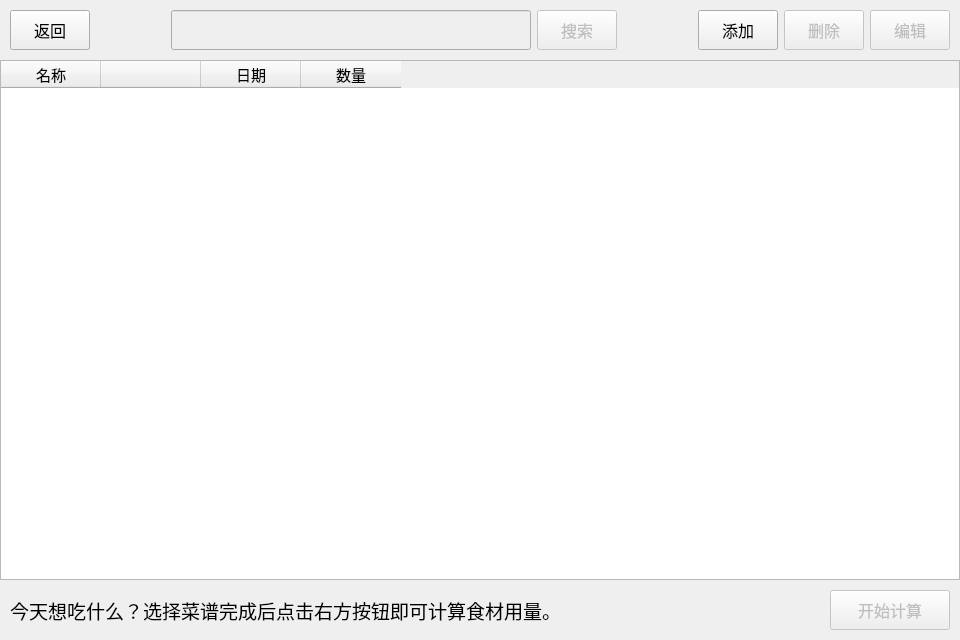
   <widget class="QWidget" name="PrepareMainPage">
    <property name="sizePolicy">
     <sizepolicy hsizetype="Fixed" vsizetype="Fixed">
      <horstretch>0</horstretch>
      <verstretch>0</verstretch>
     </sizepolicy>
    </property>
    <property name="minimumSize">
     <size>
      <width>960</width>
      <height>640</height>
     </size>
    </property>
    <property name="maximumSize">
     <size>
      <width>960</width>
      <height>640</height>
     </size>
    </property>
    <property name="baseSize">
     <size>
      <width>960</width>
      <height>640</height>
     </size>
    </property>
    <widget class="QWidget" name="header_PrepareMainPage">
     <property name="geometry">
      <rect>
       <x>10</x>
       <y>10</y>
       <width>940</width>
       <height>40</height>
      </rect>
     </property>
     <layout class="QHBoxLayout" name="headerLayout_PrepareMainPage">
      <item>
       <widget class="QPushButton" name="backButton_PrepareMainPage">
        <property name="sizePolicy">
         <sizepolicy hsizetype="Minimum" vsizetype="Expanding">
          <horstretch>0</horstretch>
          <verstretch>0</verstretch>
         </sizepolicy>
        </property>
        <property name="minimumSize">
         <size>
          <width>80</width>
          <height>30</height>
         </size>
        </property>
        <property name="font">
         <font>
          <pointsize>12</pointsize>
         </font>
        </property>
        <property name="text">
         <string>返回</string>
        </property>
       </widget>
      </item>
      <item>
       <spacer name="searchLeftSpacer_PrepareMainPage">
        <property name="orientation">
         <enum>Qt::Horizontal</enum>
        </property>
        <property name="sizeHint" stdset="0">
         <size>
          <width>10</width>
          <height>30</height>
         </size>
        </property>
       </spacer>
      </item>
      <item>
       <layout class="QHBoxLayout" name="searchLayout_PrepareMainPage">
        <item>
         <widget class="QLineEdit" name="searchBox_PrepareMainPage">
          <property name="enabled">
           <bool>false</bool>
          </property>
          <property name="sizePolicy">
           <sizepolicy hsizetype="Minimum" vsizetype="Expanding">
            <horstretch>0</horstretch>
            <verstretch>0</verstretch>
           </sizepolicy>
          </property>
          <property name="minimumSize">
           <size>
            <width>360</width>
            <height>30</height>
           </size>
          </property>
          <property name="font">
           <font>
            <pointsize>11</pointsize>
           </font>
          </property>
         </widget>
        </item>
        <item>
         <widget class="QPushButton" name="searchButton_PrepareMainPage">
          <property name="enabled">
           <bool>false</bool>
          </property>
          <property name="sizePolicy">
           <sizepolicy hsizetype="Minimum" vsizetype="Expanding">
            <horstretch>0</horstretch>
            <verstretch>0</verstretch>
           </sizepolicy>
          </property>
          <property name="minimumSize">
           <size>
            <width>10</width>
            <height>30</height>
           </size>
          </property>
          <property name="font">
           <font>
            <pointsize>12</pointsize>
           </font>
          </property>
          <property name="text">
           <string>搜索</string>
          </property>
         </widget>
        </item>
       </layout>
      </item>
      <item>
       <spacer name="searchRightSpacer_PrepareMainPage">
        <property name="orientation">
         <enum>Qt::Horizontal</enum>
        </property>
        <property name="sizeHint" stdset="0">
         <size>
          <width>10</width>
          <height>30</height>
         </size>
        </property>
       </spacer>
      </item>
      <item>
       <layout class="QHBoxLayout" name="operationLayout_PrepareMainPage">
        <item>
         <widget class="QPushButton" name="addButton_PrepareMainPage">
          <property name="enabled">
           <bool>true</bool>
          </property>
          <property name="sizePolicy">
           <sizepolicy hsizetype="Minimum" vsizetype="Expanding">
            <horstretch>0</horstretch>
            <verstretch>0</verstretch>
           </sizepolicy>
          </property>
          <property name="minimumSize">
           <size>
            <width>80</width>
            <height>30</height>
           </size>
          </property>
          <property name="font">
           <font>
            <pointsize>12</pointsize>
           </font>
          </property>
          <property name="text">
           <string>添加</string>
          </property>
         </widget>
        </item>
        <item>
         <widget class="QPushButton" name="deleteButton_PrepareMainPage">
          <property name="enabled">
           <bool>false</bool>
          </property>
          <property name="sizePolicy">
           <sizepolicy hsizetype="Minimum" vsizetype="Expanding">
            <horstretch>0</horstretch>
            <verstretch>0</verstretch>
           </sizepolicy>
          </property>
          <property name="minimumSize">
           <size>
            <width>80</width>
            <height>30</height>
           </size>
          </property>
          <property name="font">
           <font>
            <pointsize>12</pointsize>
           </font>
          </property>
          <property name="text">
           <string>删除</string>
          </property>
         </widget>
        </item>
        <item>
         <widget class="QPushButton" name="prepareDetailButton">
          <property name="enabled">
           <bool>false</bool>
          </property>
          <property name="sizePolicy">
           <sizepolicy hsizetype="Minimum" vsizetype="Expanding">
            <horstretch>0</horstretch>
            <verstretch>0</verstretch>
           </sizepolicy>
          </property>
          <property name="minimumSize">
           <size>
            <width>80</width>
            <height>30</height>
           </size>
          </property>
          <property name="font">
           <font>
            <pointsize>12</pointsize>
           </font>
          </property>
          <property name="text">
           <string>编辑</string>
          </property>
         </widget>
        </item>
       </layout>
      </item>
     </layout>
    </widget>
    <widget class="QTableWidget" name="prepareTable">
     <property name="geometry">
      <rect>
       <x>0</x>
       <y>60</y>
       <width>960</width>
       <height>520</height>
      </rect>
     </property>
     <property name="font">
      <font>
       <pointsize>11</pointsize>
      </font>
     </property>
     <property name="autoScrollMargin">
      <number>15</number>
     </property>
     <property name="editTriggers">
      <set>QAbstractItemView::NoEditTriggers</set>
     </property>
     <property name="selectionMode">
      <enum>QAbstractItemView::SingleSelection</enum>
     </property>
     <property name="selectionBehavior">
      <enum>QAbstractItemView::SelectRows</enum>
     </property>
     <property name="textElideMode">
      <enum>Qt::ElideMiddle</enum>
     </property>
     <property name="verticalScrollMode">
      <enum>QAbstractItemView::ScrollPerPixel</enum>
     </property>
     <property name="horizontalScrollMode">
      <enum>QAbstractItemView::ScrollPerPixel</enum>
     </property>
     <property name="rowCount">
      <number>0</number>
     </property>
     <property name="columnCount">
      <number>4</number>
     </property>
     <attribute name="horizontalHeaderMinimumSectionSize">
      <number>35</number>
     </attribute>
     <attribute name="horizontalHeaderDefaultSectionSize">
      <number>100</number>
     </attribute>
     <attribute name="verticalHeaderVisible">
      <bool>false</bool>
     </attribute>
     <column>
      <property name="text">
       <string>名称</string>
      </property>
      <property name="textAlignment">
       <set>AlignCenter</set>
      </property>
     </column>
     <column>
      <property name="text">
       <string/>
      </property>
     </column>
     <column>
      <property name="text">
       <string>日期</string>
      </property>
      <property name="textAlignment">
       <set>AlignCenter</set>
      </property>
     </column>
     <column>
      <property name="text">
       <string>数量</string>
      </property>
      <property name="textAlignment">
       <set>AlignCenter</set>
      </property>
     </column>
    </widget>
    <widget class="QWidget" name="footer_PrepareMainPage">
     <property name="geometry">
      <rect>
       <x>10</x>
       <y>590</y>
       <width>940</width>
       <height>40</height>
      </rect>
     </property>
     <layout class="QHBoxLayout" name="footerLayout_PrepareMainPage">
      <item>
       <widget class="QLabel" name="prepareMainLabel">
        <property name="font">
         <font>
          <pointsize>14</pointsize>
         </font>
        </property>
        <property name="text">
         <string>今天想吃什么？选择菜谱完成后点击右方按钮即可计算食材用量。</string>
        </property>
        <property name="alignment">
         <set>Qt::AlignCenter</set>
        </property>
       </widget>
      </item>
      <item>
       <spacer name="footerSpacer_PrepareMainPage">
        <property name="orientation">
         <enum>Qt::Horizontal</enum>
        </property>
        <property name="sizeHint" stdset="0">
         <size>
          <width>10</width>
          <height>30</height>
         </size>
        </property>
       </spacer>
      </item>
      <item>
       <widget class="QPushButton" name="prepareResultButton">
        <property name="enabled">
         <bool>false</bool>
        </property>
        <property name="sizePolicy">
         <sizepolicy hsizetype="Minimum" vsizetype="Expanding">
          <horstretch>0</horstretch>
          <verstretch>0</verstretch>
         </sizepolicy>
        </property>
        <property name="minimumSize">
         <size>
          <width>120</width>
          <height>30</height>
         </size>
        </property>
        <property name="font">
         <font>
          <pointsize>12</pointsize>
         </font>
        </property>
        <property name="text">
         <string>开始计算</string>
        </property>
       </widget>
      </item>
     </layout>
    </widget>
   </widget>
